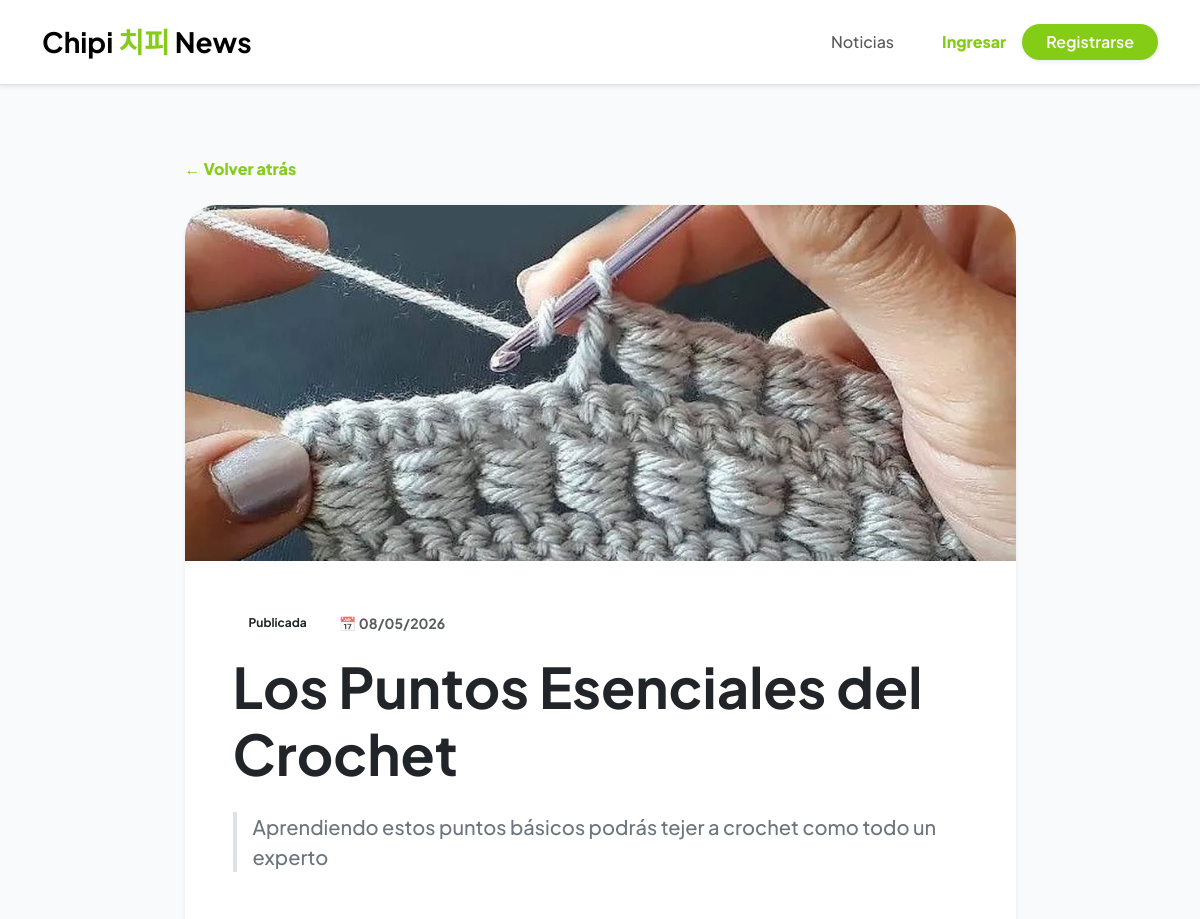
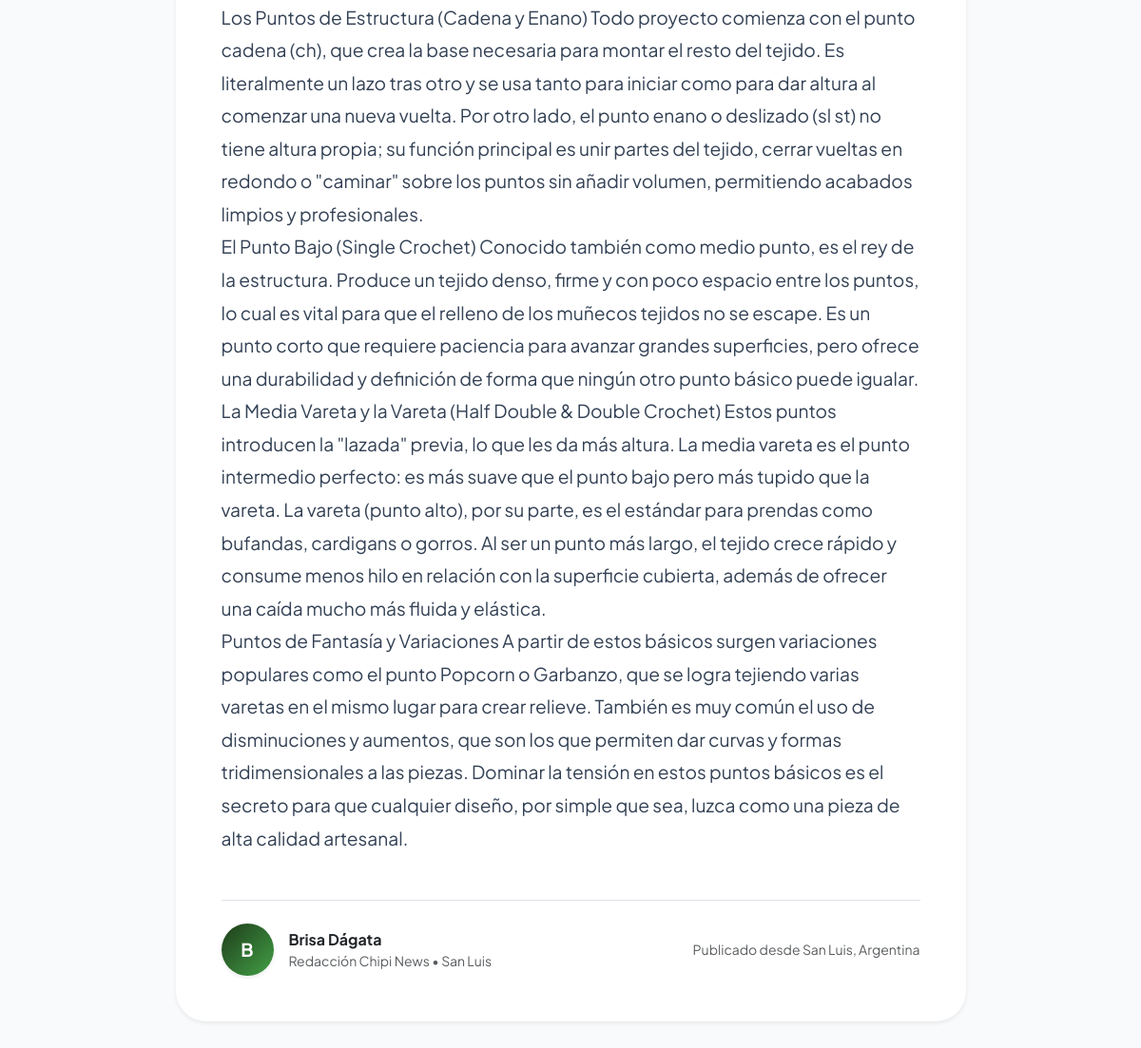
Page /public/index.php?page=noticia&id=20 on the committed database (2 pictures, top to bottom).
### tables this page shows
CREATE TABLE IF NOT EXISTS `noticias` (
  `id` int NOT NULL AUTO_INCREMENT,
  `titulo` varchar(100) NOT NULL,
  `resumen` varchar(200) DEFAULT NULL,
  `descripcion` text NOT NULL,
  `imagen` varchar(255) DEFAULT NULL,
  `estado` enum('Borrador','Lista para Validación','Para Corrección','Publicada','Expirada','Anulada') DEFAULT 'Borrador',
  `autor_id` int DEFAULT NULL,
  `fecha_creacion` timestamp NULL DEFAULT CURRENT_TIMESTAMP,
  `fecha_publicacion` datetime DEFAULT NULL,
  `fecha_expiracion` datetime DEFAULT NULL,
  PRIMARY KEY (`id`),
  KEY `autor_id` (`autor_id`)
);

CREATE TABLE IF NOT EXISTS `usuarios` (
  `id` int NOT NULL AUTO_INCREMENT,
  `nombre` varchar(100) NOT NULL,
  `apellido` varchar(100) NOT NULL,
  `email` varchar(100) NOT NULL,
  `password` varchar(255) NOT NULL,
  `fecha_registro` timestamp NULL DEFAULT CURRENT_TIMESTAMP,
  PRIMARY KEY (`id`),
  UNIQUE KEY `email` (`email`)
);

### src/noticias-logic.php (called while the page is built, shortened)
<?php
function obtenerNoticiaPorId($conn, $id) {
    $stmt = $conn->prepare("SELECT n.*, u.nombre, u.apellido
                            FROM noticias n
                            JOIN usuarios u ON n.autor_id = u.id
                            WHERE n.id = ?");
    $stmt->bind_param("i", $id);
    $stmt->execute();
    return $stmt->get_result()->fetch_assoc();
}

### src/helpers.php (called while the page is built, shortened)
<?php
function e($string) {
    return htmlspecialchars($string ?? '', ENT_QUOTES, 'UTF-8');
}

### views/noticias/detalle.php (the view, shortened to what this page needs)
<?php if ($noticia): ?>
    <div class="row justify-content-center py-4">
        <div class="col-lg-9">
            <a href="javascript:history.back()" class="text-decoration-none text-chipi fw-bold mb-4 d-inline-block">
                ← Volver atrás
            </a>
            <article class="card border-0 shadow-sm rounded-5 overflow-hidden bg-white">
                <?php if (!empty($noticia['imagen'])): ?>
                    <div class="ratio ratio-21x9">
                        <img src="uploads/<?= $noticia['imagen'] ?>"
                            class="img-fluid object-fit-cover"
                            alt="<?= e($noticia['titulo']) ?>">
                    </div>
                <?php endif; ?>
                <div class="p-4 p-md-5">
                    <header class="mb-5">
                        <div class="d-flex align-items-center gap-3 mb-3">
                            <span class="badge rounded-pill px-3 py-2"
                                style="background-color: var(--light-green); color: var(--dark-green);">
                                <?= e($noticia['estado']) ?>
                            </span>
                            <span class="text-muted small fw-bold">
                                📅 <?= date('d/m/Y', strtotime($noticia['fecha_publicacion'] ?? $noticia['fecha_creacion'])) ?>
                            </span>
                        </div>
                        <h1 class="display-4 fw-bold text-dark mb-4"><?= e($noticia['titulo']) ?></h1>
                        <?php if (!empty($noticia['resumen'])): ?>
                            <p class="lead text-secondary fw-medium border-start border-4 border-chipi ps-3">
                                <?= e($noticia['resumen']) ?>
                            </p>
                        <?php endif; ?>
                    </header>
                    <div class="noticia-contenido" style="font-size: 1.2rem; line-height: 1.8; color: #334155;">
                        <?= nl2br(e($noticia['descripcion'])) ?>
                    </div>
                    <footer class="mt-5 pt-4 border-top">
                        <div class="d-flex align-items-center justify-content-between flex-wrap gap-3">
                            <div class="d-flex align-items-center">
                                <div class="rounded-circle d-flex align-items-center justify-content-center me-3 shadow-sm"
                                    style="width: 55px; height: 55px; background: linear-gradient(135deg, #1e3d1a, #43a047); color: white; font-weight: bold; font-size: 1.2rem;">
                                    <?= strtoupper(substr($noticia['nombre'], 0, 1)) ?>
                                </div>
                                <div>
                                    <p class="m-0 fw-bold text-dark"><?= e($noticia['nombre']) ?> <?= e($noticia['apellido']) ?></p>
                                    <p class="m-0 text-muted small">Redacción Chipi News • San Luis</p>
                                </div>
                            </div>
                            <div class="text-muted small italic">
                                Publicado desde San Luis, Argentina
                            </div>
                        </div>
                    </footer>
                </div>
            </article>
        </div>
    </div>
<?php endif; ?>

### public/assets/css/style.css (style rules this page uses)
:root { --chipi-dark: #1e3d1a; --chipi-apple: #84cc16; --chipi-light: #f1f8e9; --body-bg: #f8fafc; --text-main: #1e293b; }
body { font-family: 'Plus Jakarta Sans', sans-serif; background-color: var(--body-bg); color: var(--text-main); }
.text-chipi { color: var(--chipi-apple) !important; font-weight: 800 !important; }

### views/noticias/detalle.php (style rules this page uses)
.object-fit-cover { object-fit: cover; }

### rows in the picture
noticias: imagen (picture), estado "Publicada", fecha_publicacion "08/05/2026", titulo "Los Puntos Esenciales del Crochet", resumen "Aprendiendo estos puntos básicos podrás tejer a crochet como todo un experto", descripcion "Los Puntos de Estructura (Cadena y Enano) Todo proyecto comienza con el punto cadena (ch), que crea la base necesaria para montar el resto del tejido. Es literalmente un lazo tras otro y se usa tanto para iniciar como para dar altura al comenzar una nueva vuelta. Por otro lado, el punto enano o deslizado (sl st) no tiene altura propia; su función principal es unir partes del tejido, cerrar vueltas en redondo o \"caminar\" sobre los puntos sin añadir volumen, permitiendo acabados limpios y profesionales. El Punto Bajo (Single Crochet) Conocido también como medio punto, es el rey de la estructura. Produce un tejido denso, firme y con poco espacio entre los puntos, lo cual es vital para que el…", usuarios.nombre "B", usuarios.nombre "Brisa", usuarios.apellido "Dágata"
